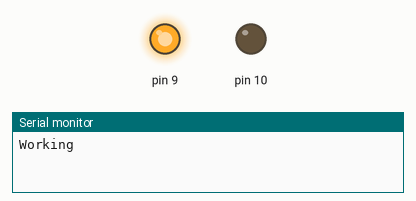
Simulated run of this sketch. Board: Arduino Uno, built with avr-gcc and run on an emulated ATmega328P. On the bench: output pins drawn as LEDs (lit = HIGH), the last lines printed to the serial monitor.

Above: at 2.5 s.
At 6.5 s:
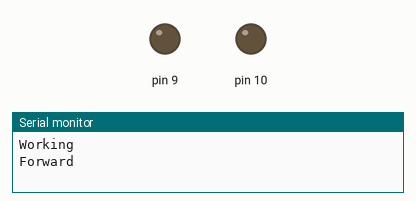
At 10.5 s:
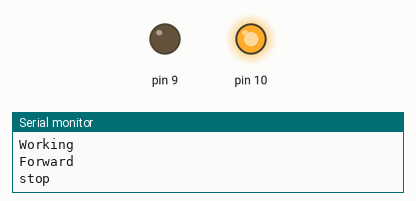
Timing chart, 0 to 16.9 s (numbered marks = the images above):
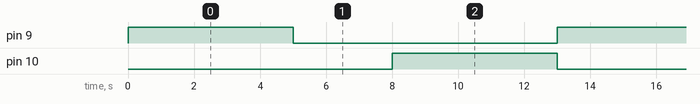

Measured:
- by itself, pin 9, pin 10: alternates HIGH for 5.0 s and LOW for 8.0 s
- by itself, everything shown: repeats every 13.0 s, in 3 steps

The sketch:

dc_motor.ino
```cpp
void setup() {
  // put your setup code here, to run once:

pinMode(9,OUTPUT);

pinMode(10,OUTPUT);
Serial.begin(9600);

}

void loop() {
  Serial.println("Working");
  // put your main code here, to run repeatedly:
digitalWrite(9,HIGH);
digitalWrite(10,LOW);
delay(5000);
Serial.println("Forward");
digitalWrite(9,LOW);
digitalWrite(10,LOW);
delay(3000);
Serial.println("stop");
digitalWrite(9,LOW);
digitalWrite(10,HIGH);
delay(5000);
Serial.println("Reverse");
}
```
